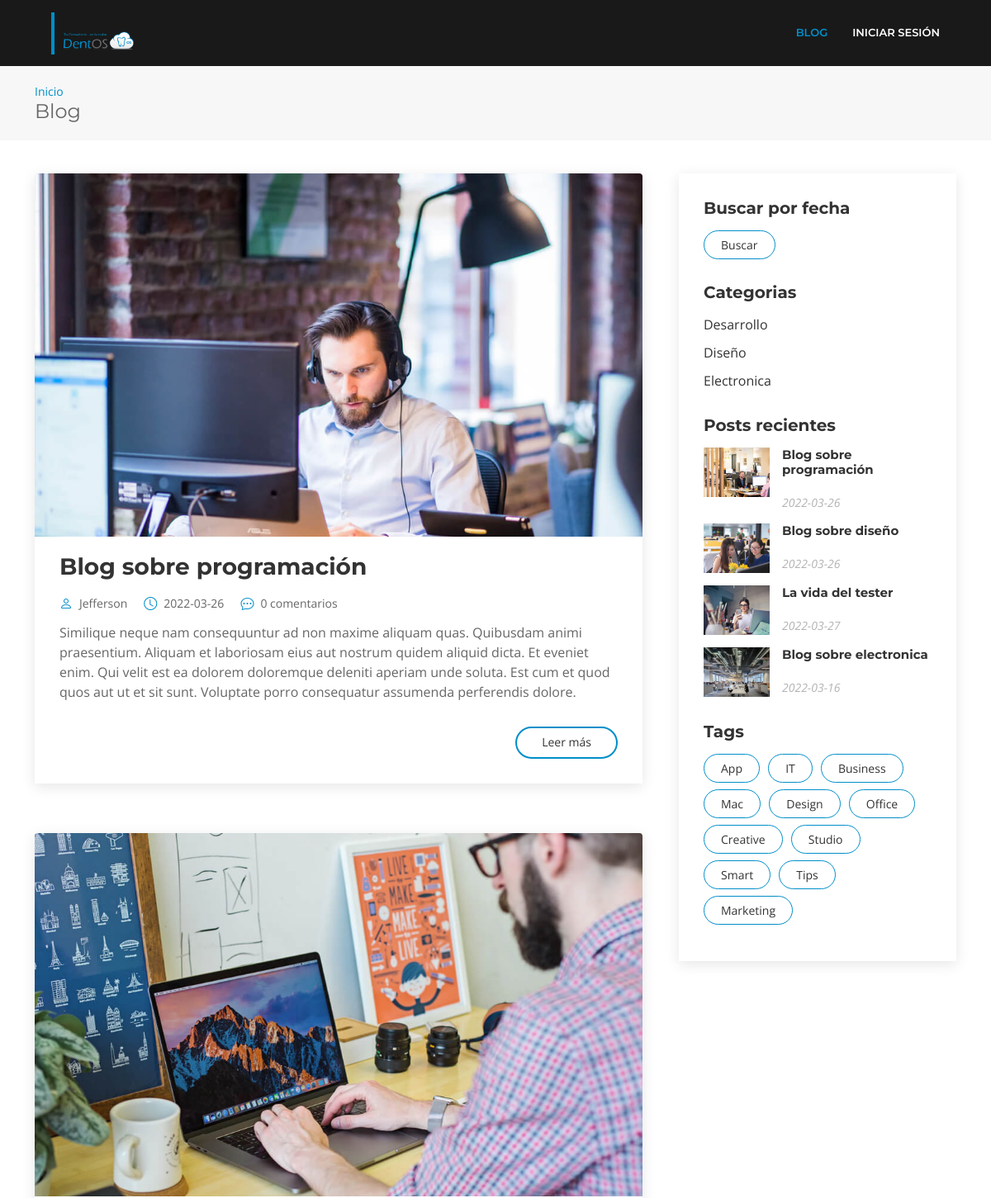
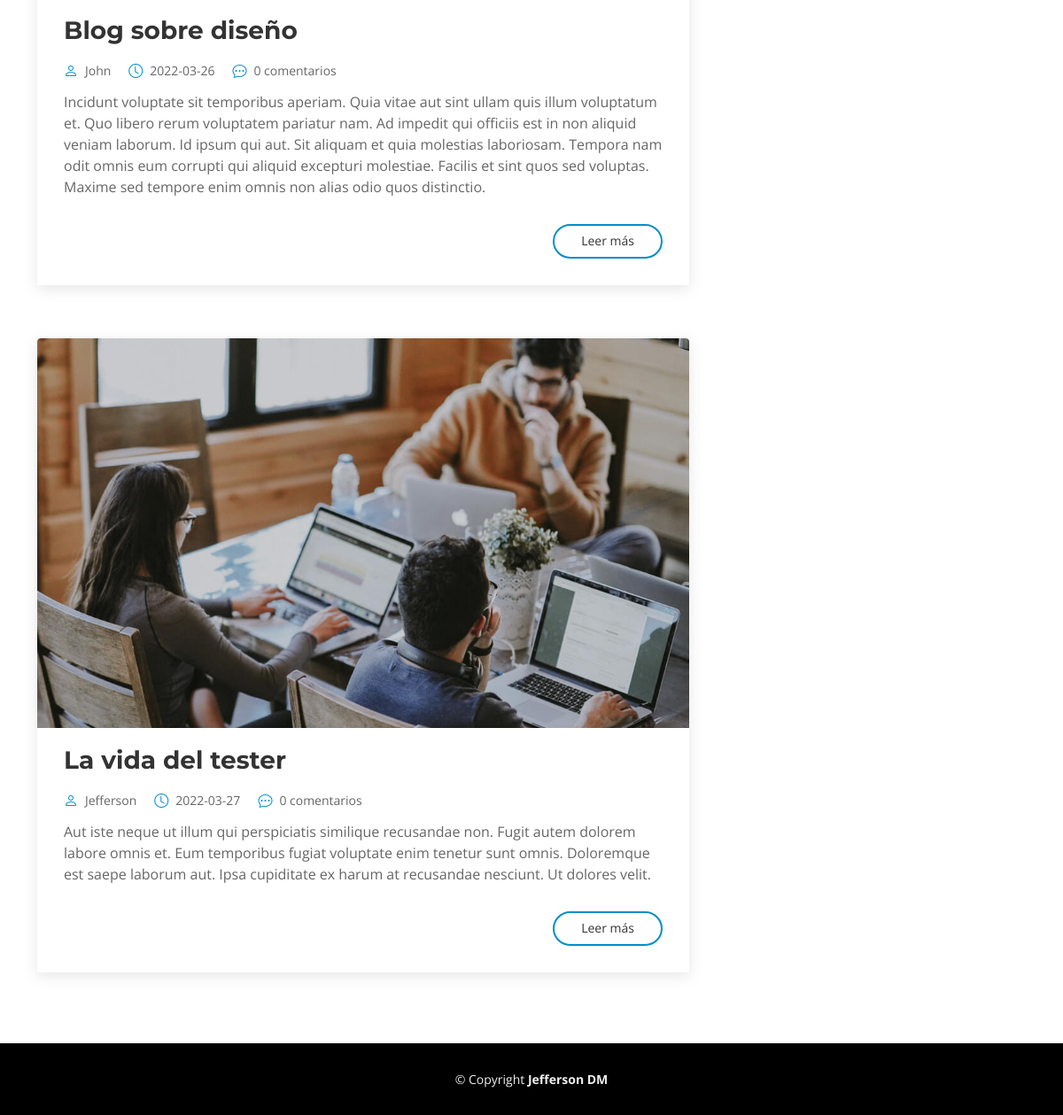
The page / on the database its author committed (2 pictures, top to bottom).
### tables this page shows
CREATE TABLE `blog` (
  `id` int(6) NOT NULL,
  `titulo` varchar(500) NOT NULL,
  `descripcion` varchar(1000) NOT NULL,
  `categoria` varchar(20) NOT NULL,
  `fecha` date NOT NULL,
  `creado_por` varchar(50) NOT NULL
);

### index.php (the view, shortened to what this page needs)
<?php
require_once 'controller/dbc.php';
?>
<!DOCTYPE html>
<html lang="en">
<head>
  <link href="assets/vendor/animate.css/animate.min.css" rel="stylesheet">
  <link href="assets/vendor/aos/aos.css" rel="stylesheet">
  <link href="assets/vendor/bootstrap/css/bootstrap.min.css" rel="stylesheet">
  <link href="assets/vendor/bootstrap-icons/bootstrap-icons.css" rel="stylesheet">
  <link href="assets/vendor/glightbox/css/glightbox.min.css" rel="stylesheet">
  <link href="assets/vendor/swiper/swiper-bundle.min.css" rel="stylesheet">
  <link href="assets/css/style.css" rel="stylesheet">
  <link href="assets/css/modal.css" rel="stylesheet">
</head>
<body>
  <header id="header" class="fixed-top d-flex align-items-center ">
    <div class="container-fluid">
      <div class="row justify-content-center align-items-center">
        <div class="col-xl-11 d-flex align-items-center justify-content-between">
          <a href="index.php" class="logo"><img src="assets/img/logo.png" alt="" class="img-fluid rounded-top"></a>
          <nav id="navbar" class="navbar">
            <ul>
              <li><a class="nav-link  active" href="index.php">Blog</a></li>
              <li><a class="nav-link" href="login.php">Iniciar sesión</a></li>
            </ul>
          </nav>
        </div>
      </div>
    </div>
  </header>
  <main id="main">
    <section id="breadcrumbs" class="breadcrumbs">
      <div class="container">
        <ol>
          <li><a href="index.php">Inicio</a></li>
        </ol>
        <h2>Blog</h2>
      </div>
    </section>
    <section id="blog" class="blog">
      <div class="container" data-aos="fade-up">
        <div class="row">
          <div class="col-lg-8 entries">
            <?php foreach ($DB->query('SELECT * FROM blog LIMIT 3') as $row ){  ?>
              <article class="entry">
                <div class="entry-img">
                  <img src="assets/img/blog/blog-<?php echo $row['id']; ?>.jpg" alt="" class="img-fluid rounded-top">
                </div>
                <h2 class="entry-title">
                  <a href="ver-blog.php?/=<?php echo $row['id']; ?>"> <?php echo $row['titulo'] ?></a>
                </h2>
                <div class="entry-meta">
                  <ul>
                    <li class="d-flex align-items-center"><i class="bi bi-person"></i> <a href="ver-blog.php?/=<?php echo $row['id']; ?>"><?php echo $row['creado_por'] ?></a></li>
                    <li class="d-flex align-items-center"><i class="bi bi-clock"></i> <a href="ver-blog.php?/=<?php echo $row['id']; ?>"><time datetime="<?php echo $row['fecha'] ?>"><?php echo $row['fecha'] ?></time></a></li>
                    <li class="d-flex align-items-center"><i class="bi bi-chat-dots"></i> <a href="ver-blog.php?/=<?php echo $row['id']; ?>">0 comentarios</a></li>
                  </ul>
                </div>
                <div class="entry-content">
                  <p>
                    <?php echo $row['descripcion'] ?>
                  </p>
                  <div class="read-more">
                    <a href="ver-blog.php?/=<?php echo $row['id']; ?>">Leer más</a>
                  </div>
                </div>
              </article>
              <?php
            }
            ?>
          </div>
          <div class="col-lg-4">
            <div class="sidebar">
              <h3 class="sidebar-title">Buscar por fecha</h3>
              <div class="sidebar-item">
                <div class="sidebar-item tags">
                  <ul>
                    <li><a href="#" id="myBtn">Buscar</a></li>
                  </ul>
                </div>
              </div>
              <h3 class="sidebar-title">Categorias</h3>
              <div class="sidebar-item categories">
                <ul>
                  <?php foreach ($DB->query('SELECT DISTINCT categoria FROM blog') as $row ){  ?>
                    <li>
                      <a href="categoria.php?/=<?php echo $row['categoria']; ?>"><?php echo $row['categoria']; ?></a>
                    </li>
                    <?php
                  }
                  ?>
                </ul>
              </div>
              <h3 class="sidebar-title">Posts recientes
              </h3>
              <div class="sidebar-item recent-posts">
                <?php foreach ($DB->query('SELECT * FROM blog LIMIT 6') as $row ){  ?>
                  <div class="post-item clearfix">
                    <img src="assets/img/blog/blog-recent-<?php echo $row['id']; ?>.jpg" alt="">
                    <h4><a href="ver-blog.php?/=<?php echo $row['id']; ?>"><?php echo $row['titulo']; ?></a></h4>
                    <time datetime="<?php echo $row['fecha']; ?>"><?php echo $row['fecha']; ?></time>
                  </div>
                  <?php
                }
                ?>
              </div>
              <h3 class="sidebar-title">Tags</h3>
              <div class="sidebar-item tags">
                <ul>
                  <li><a href="#">App</a></li>
                  <li><a href="#">IT</a></li>
                  <li><a href="#">Business</a></li>
                  <li><a href="#">Mac</a></li>
                  <li><a href="#">Design</a></li>
                  <li><a href="#">Office</a></li>
                  <li><a href="#">Creative</a></li>
                  <li><a href="#">Studio</a></li>
                  <li><a href="#">Smart</a></li>
                  <li><a href="#">Tips</a></li>
                  <li><a href="#">Marketing</a></li>
                </ul>
              </div>
            </div>
          </div>
        </div>
      </div>
    </section>
  </main>
  <footer id="footer">
    <div class="container">
      <div class="copyright">
        &copy; Copyright <strong>Jefferson DM</strong>
      </div>
    </div>
  </footer>
</body>
</html>

### assets/css/style.css (style rules this page uses)
body { background: #fff; color: #666666; font-family: "Open Sans", sans-serif; }
a { color: #008EC9; transition: 0.5s; text-decoration: none; }
p { padding: 0; margin: 0 0 30px 0; }
h1, h2, h3, h4, h5, h6 { font-family: "Montserrat", sans-serif; font-weight: 400; margin: 0 0 20px 0; padding: 0; }
#header { transition: all 0.5s; z-index: 997; background: rgba(0, 0, 0, 0.9); height: 80px; }
#header .logo { font-size: 34px; margin: 0; padding: 0; font-family: "Montserrat", sans-serif; font-weight: 700; letter-spacing: 3px; padding-left: 10px; border-left: 4px solid #008EC9; }
#header .logo img { max-height: 40px; }
.navbar { padding: 0; }
.navbar ul { margin: 0; padding: 0; display: flex; list-style: none; align-items: center; }
.navbar li { position: relative; }
.navbar a, .navbar a:focus { display: flex; align-items: center; justify-content: space-between; padding: 10px 0 10px 30px; font-family: "Montserrat", sans-serif; font-size: 13px; font-weight: 600; color: #fff; white-space: nowrap; text-transform: uppercase; transition: 0.3s; }
.navbar a:hover, .navbar .active, .navbar .active:focus, .navbar li:hover > a { color: #008EC9; }
section { overflow: hidden; }
.breadcrumbs { padding: 20px 0; background-color: #f7f7f7; min-height: 40px; margin-top: 80px; }
.breadcrumbs h2 { font-size: 24px; margin-bottom: 0; font-weight: 400; }
.breadcrumbs ol { display: flex; flex-wrap: wrap; list-style: none; padding: 0; margin: 0; font-size: 14px; }
.blog { padding: 40px 0 20px 0; }
.blog .entry { padding: 30px; margin-bottom: 60px; box-shadow: 0 4px 16px rgba(0, 0, 0, 0.1); }
.blog .entry .entry-img { max-height: 440px; margin: -30px -30px 20px -30px; overflow: hidden; }
.blog .entry .entry-title { font-size: 28px; font-weight: bold; padding: 0; margin: 0 0 20px 0; }
.blog .entry .entry-title a { color: #333333; transition: 0.3s; }
.blog .entry .entry-meta { margin-bottom: 15px; color: #008EC9; }
.blog .entry .entry-meta ul { display: flex; flex-wrap: wrap; list-style: none; align-items: center; padding: 0; margin: 0; }
.blog .entry .entry-meta ul li + li { padding-left: 20px; }
.blog .entry .entry-meta i { font-size: 16px; margin-right: 8px; line-height: 0; }
.blog .entry .entry-meta a { color: #666666; font-size: 14px; display: inline-block; line-height: 1; }
.blog .entry .entry-content p { line-height: 24px; }
.blog .entry .entry-content .read-more { -moz-text-align-last: right; text-align-last: right; }
.blog .entry .entry-content .read-more a { display: inline-block; background: #fff; color: #333333; padding: 6px 30px 8px 30px; transition: 0.3s; font-size: 14px; border-radius: 50px; border: 2px solid #008EC9; }
.blog .sidebar { padding: 30px; margin: 0 0 60px 20px; box-shadow: 0 4px 16px rgba(0, 0, 0, 0.1); }
.blog .sidebar .sidebar-title { font-size: 20px; font-weight: 700; padding: 0 0 0 0; margin: 0 0 15px 0; color: #333333; position: relative; }
.blog .sidebar .sidebar-item { margin-bottom: 30px; }
.blog .sidebar .categories ul { list-style: none; padding: 0; }
.blog .sidebar .categories ul li + li { padding-top: 10px; }
.blog .sidebar .categories ul a { color: #333333; transition: 0.3s; }
.blog .sidebar .recent-posts .post-item + .post-item { margin-top: 15px; }
.blog .sidebar .recent-posts img { width: 80px; float: left; }
.blog .sidebar .recent-posts h4 { font-size: 15px; margin-left: 95px; font-weight: bold; }
.blog .sidebar .recent-posts h4 a { color: #333333; transition: 0.3s; }
.blog .sidebar .recent-posts time { display: block; margin-left: 95px; font-style: italic; font-size: 14px; color: #b3b3b3; }
.blog .sidebar .tags { margin-bottom: -10px; }
.blog .sidebar .tags ul { list-style: none; padding: 0; }
.blog .sidebar .tags ul li { display: inline-block; }
.blog .sidebar .tags ul a { color: #333333; font-size: 14px; padding: 6px 20px; margin: 0 6px 8px 0; border: 1px solid #008EC9; display: inline-block; border-radius: 50px; transition: 0.3s; }
#footer { background: #000; padding: 0 0 30px 0; color: #eee; font-size: 14px; }
#footer .copyright { text-align: center; padding-top: 30px; }

### rows shown on the page
blog: shows a picture, titulo "Blog sobre programación", creado_por "Jefferson", fecha "2022-03-26", descripcion "Similique neque nam consequuntur ad non maxime aliquam quas. Quibusdam animi praesentium. Aliquam et laboriosam eius aut nostrum quidem aliquid dicta. Et eveniet enim. Qui velit est ea dolorem doloremque deleniti aperiam unde soluta. Est cum et quod quos aut ut et sit sunt. Voluptate porro consequatur assumenda perferendis dolore."
blog: shows a picture, titulo "Blog sobre diseño", creado_por "John", fecha "2022-03-26", descripcion "Incidunt voluptate sit temporibus aperiam. Quia vitae aut sint ullam quis illum voluptatum et. Quo libero rerum voluptatem pariatur nam. Ad impedit qui officiis est in non aliquid veniam laborum. Id ipsum qui aut. Sit aliquam et quia molestias laboriosam. Tempora nam odit omnis eum corrupti qui aliquid excepturi molestiae. Facilis et sint quos sed voluptas. Maxime sed tempore enim omnis non alias odio quos distinctio."
blog: shows a picture, titulo "La vida del tester", creado_por "Jefferson", fecha "2022-03-27", descripcion "Aut iste neque ut illum qui perspiciatis similique recusandae non. Fugit autem dolorem labore omnis et. Eum temporibus fugiat voluptate enim tenetur sunt omnis. Doloremque est saepe laborum aut. Ipsa cupiditate ex harum at recusandae nesciunt. Ut dolores velit."
blog: shows a picture, titulo "Blog sobre electronica", fecha "2022-03-16"

### other values the page prints
$row['categoria'] "Desarrollo"
$row['categoria'] "Diseño"
$row['categoria'] "Electronica"
